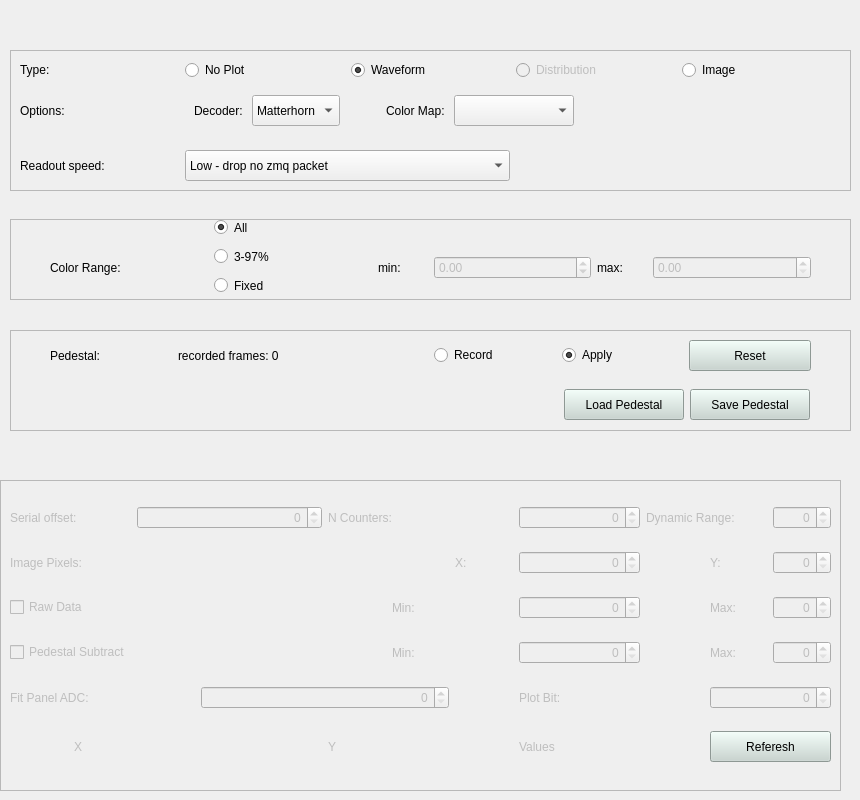
<?xml version="1.0" encoding="UTF-8"?>
<ui version="4.0">
 <class>Form</class>
 <widget class="QWidget" name="Form">
  <property name="geometry">
   <rect>
    <x>0</x>
    <y>0</y>
    <width>860</width>
    <height>800</height>
   </rect>
  </property>
  <property name="minimumSize">
   <size>
    <width>860</width>
    <height>800</height>
   </size>
  </property>
  <property name="windowTitle">
   <string>Form</string>
  </property>
  <widget class="QFrame" name="frame_12">
   <property name="geometry">
    <rect>
     <x>10</x>
     <y>50</y>
     <width>841</width>
     <height>141</height>
    </rect>
   </property>
   <property name="frameShape">
    <enum>QFrame::StyledPanel</enum>
   </property>
   <property name="frameShadow">
    <enum>QFrame::Raised</enum>
   </property>
   <layout class="QGridLayout" name="gridLayout_21">
    <item row="0" column="0">
     <widget class="QLabel" name="label_110">
      <property name="enabled">
       <bool>true</bool>
      </property>
      <property name="text">
       <string>Type:</string>
      </property>
     </widget>
    </item>
    <item row="0" column="3">
     <widget class="QRadioButton" name="radioButtonDistribution">
      <property name="enabled">
       <bool>false</bool>
      </property>
      <property name="text">
       <string>Distribution</string>
      </property>
      <attribute name="buttonGroup">
       <string notr="true">buttonGroup</string>
      </attribute>
     </widget>
    </item>
    <item row="2" column="0">
     <spacer name="verticalSpacer_3">
      <property name="orientation">
       <enum>Qt::Vertical</enum>
      </property>
      <property name="sizeHint" stdset="0">
       <size>
        <width>20</width>
        <height>40</height>
       </size>
      </property>
     </spacer>
    </item>
    <item row="1" column="1" colspan="4">
     <widget class="QStackedWidget" name="stackedWidgetPlotType">
      <property name="currentIndex">
       <number>2</number>
      </property>
      <widget class="QWidget" name="pageWaveform">
       <layout class="QGridLayout" name="gridLayout_23">
        <item row="0" column="2">
         <widget class="QLabel" name="labelDigitalWaveformOption">
          <property name="text">
           <string>Digital plot:</string>
          </property>
         </widget>
        </item>
        <item row="0" column="3">
         <widget class="QRadioButton" name="radioButtonOverlay">
          <property name="text">
           <string>Overlay</string>
          </property>
          <attribute name="buttonGroup">
           <string notr="true">buttonGroup_2</string>
          </attribute>
         </widget>
        </item>
        <item row="0" column="5">
         <spacer name="horizontalSpacer_8">
          <property name="orientation">
           <enum>Qt::Horizontal</enum>
          </property>
          <property name="sizeHint" stdset="0">
           <size>
            <width>40</width>
            <height>20</height>
           </size>
          </property>
         </spacer>
        </item>
        <item row="0" column="0">
         <widget class="QCheckBox" name="checkBoxShowLegend">
          <property name="text">
           <string>show legend</string>
          </property>
          <property name="checked">
           <bool>true</bool>
          </property>
         </widget>
        </item>
        <item row="0" column="4">
         <widget class="QRadioButton" name="radioButtonStripe">
          <property name="text">
           <string>Stripe</string>
          </property>
          <property name="checked">
           <bool>true</bool>
          </property>
          <attribute name="buttonGroup">
           <string notr="true">buttonGroup_2</string>
          </attribute>
         </widget>
        </item>
        <item row="0" column="1">
         <spacer name="horizontalSpacer_3">
          <property name="orientation">
           <enum>Qt::Horizontal</enum>
          </property>
          <property name="sizeHint" stdset="0">
           <size>
            <width>40</width>
            <height>20</height>
           </size>
          </property>
         </spacer>
        </item>
       </layout>
      </widget>
      <widget class="QWidget" name="pageDistribution"/>
      <widget class="QWidget" name="pageImage">
       <layout class="QGridLayout" name="gridLayout_22">
        <item row="0" column="1">
         <widget class="QComboBox" name="comboBoxPlot">
          <property name="enabled">
           <bool>true</bool>
          </property>
          <property name="minimumSize">
           <size>
            <width>0</width>
            <height>31</height>
           </size>
          </property>
          <property name="toolTip">
           <string>Image decoder</string>
          </property>
          <item>
           <property name="text">
            <string>Matterhorn</string>
           </property>
          </item>
          <item>
           <property name="text">
            <string>Moench04</string>
           </property>
          </item>
          <item>
           <property name="text">
            <string/>
           </property>
          </item>
         </widget>
        </item>
        <item row="0" column="5">
         <spacer name="horizontalSpacer_9">
          <property name="orientation">
           <enum>Qt::Horizontal</enum>
          </property>
          <property name="sizeHint" stdset="0">
           <size>
            <width>40</width>
            <height>20</height>
           </size>
          </property>
         </spacer>
        </item>
        <item row="0" column="4">
         <widget class="QComboBox" name="comboBoxColorMap">
          <property name="enabled">
           <bool>true</bool>
          </property>
          <property name="minimumSize">
           <size>
            <width>120</width>
            <height>31</height>
           </size>
          </property>
          <property name="toolTip">
           <string>Color map of the image</string>
          </property>
         </widget>
        </item>
        <item row="0" column="2">
         <spacer name="horizontalSpacer_18">
          <property name="orientation">
           <enum>Qt::Horizontal</enum>
          </property>
          <property name="sizeType">
           <enum>QSizePolicy::Fixed</enum>
          </property>
          <property name="sizeHint" stdset="0">
           <size>
            <width>40</width>
            <height>20</height>
           </size>
          </property>
         </spacer>
        </item>
        <item row="0" column="0">
         <widget class="QLabel" name="label_9">
          <property name="text">
           <string>Decoder: </string>
          </property>
         </widget>
        </item>
        <item row="0" column="3">
         <widget class="QLabel" name="label_10">
          <property name="text">
           <string>Color Map: </string>
          </property>
         </widget>
        </item>
       </layout>
      </widget>
     </widget>
    </item>
    <item row="1" column="0">
     <widget class="QLabel" name="labelPlotOptions">
      <property name="text">
       <string>Options:</string>
      </property>
     </widget>
    </item>
    <item row="0" column="1">
     <widget class="QRadioButton" name="radioButtonNoPlot">
      <property name="enabled">
       <bool>true</bool>
      </property>
      <property name="text">
       <string>No Plot</string>
      </property>
      <property name="checked">
       <bool>false</bool>
      </property>
      <attribute name="buttonGroup">
       <string notr="true">buttonGroup</string>
      </attribute>
     </widget>
    </item>
    <item row="3" column="1" colspan="2">
     <widget class="QComboBox" name="comboBoxZMQHWM">
      <property name="enabled">
       <bool>true</bool>
      </property>
      <property name="minimumSize">
       <size>
        <width>0</width>
        <height>31</height>
       </size>
      </property>
      <property name="toolTip">
       <string>&lt;html&gt;&lt;head/&gt;&lt;body&gt;&lt;p&gt;If set to high readout, zmq HWM is set to 2 and buffer size to 1MB to drop zmq packets to catch up.&lt;/p&gt;&lt;p&gt;If set to low readout (default), zmq HWM is set to zmq default (1000) and buffer size to os default to not drop any zmq packets.&lt;/p&gt;&lt;/body&gt;&lt;/html&gt;</string>
      </property>
      <item>
       <property name="text">
        <string>Low - drop no zmq packet</string>
       </property>
      </item>
      <item>
       <property name="text">
        <string>High - drop zmq packets to catch up</string>
       </property>
      </item>
     </widget>
    </item>
    <item row="3" column="0">
     <widget class="QLabel" name="labelZMQHWM">
      <property name="toolTip">
       <string>&lt;html&gt;&lt;head/&gt;&lt;body&gt;&lt;p&gt;If set to high readout, zmq HWM is set to 2 and buffer size to 1MB to drop zmq packets to catch up.&lt;/p&gt;&lt;p&gt;If set to low readout (default), zmq HWM is set to zmq default (1000) and buffer size to os default to not drop any zmq packets.&lt;/p&gt;&lt;/body&gt;&lt;/html&gt;</string>
      </property>
      <property name="text">
       <string>Readout speed:</string>
      </property>
     </widget>
    </item>
    <item row="0" column="4">
     <widget class="QRadioButton" name="radioButtonImage">
      <property name="enabled">
       <bool>true</bool>
      </property>
      <property name="text">
       <string>Image</string>
      </property>
      <attribute name="buttonGroup">
       <string notr="true">buttonGroup</string>
      </attribute>
     </widget>
    </item>
    <item row="0" column="2">
     <widget class="QRadioButton" name="radioButtonWaveform">
      <property name="enabled">
       <bool>true</bool>
      </property>
      <property name="text">
       <string>Waveform</string>
      </property>
      <property name="checked">
       <bool>true</bool>
      </property>
      <attribute name="buttonGroup">
       <string notr="true">buttonGroup</string>
      </attribute>
     </widget>
    </item>
   </layout>
  </widget>
  <widget class="QFrame" name="frame_10">
   <property name="geometry">
    <rect>
     <x>0</x>
     <y>480</y>
     <width>841</width>
     <height>311</height>
    </rect>
   </property>
   <property name="frameShape">
    <enum>QFrame::StyledPanel</enum>
   </property>
   <property name="frameShadow">
    <enum>QFrame::Sunken</enum>
   </property>
   <layout class="QGridLayout" name="gridLayout_16">
    <item row="5" column="0" colspan="2">
     <widget class="QLabel" name="label_122">
      <property name="enabled">
       <bool>false</bool>
      </property>
      <property name="text">
       <string>Fit Panel ADC:</string>
      </property>
     </widget>
    </item>
    <item row="4" column="11">
     <widget class="QLabel" name="label_120">
      <property name="enabled">
       <bool>false</bool>
      </property>
      <property name="text">
       <string>Max:</string>
      </property>
     </widget>
    </item>
    <item row="6" column="8" colspan="2">
     <widget class="QLabel" name="labelValues">
      <property name="enabled">
       <bool>false</bool>
      </property>
      <property name="text">
       <string>Values</string>
      </property>
     </widget>
    </item>
    <item row="0" column="10" colspan="2">
     <widget class="QLabel" name="label_113">
      <property name="enabled">
       <bool>false</bool>
      </property>
      <property name="text">
       <string>Dynamic Range:</string>
      </property>
     </widget>
    </item>
    <item row="1" column="11">
     <widget class="QLabel" name="label_116">
      <property name="enabled">
       <bool>false</bool>
      </property>
      <property name="text">
       <string>Y:</string>
      </property>
     </widget>
    </item>
    <item row="4" column="12">
     <widget class="QSpinBox" name="spinBoxPedestalMax">
      <property name="enabled">
       <bool>false</bool>
      </property>
      <property name="alignment">
       <set>Qt::AlignRight|Qt::AlignTrailing|Qt::AlignVCenter</set>
      </property>
     </widget>
    </item>
    <item row="1" column="8" colspan="2">
     <widget class="QSpinBox" name="spinBoxImageX">
      <property name="enabled">
       <bool>false</bool>
      </property>
      <property name="alignment">
       <set>Qt::AlignRight|Qt::AlignTrailing|Qt::AlignVCenter</set>
      </property>
     </widget>
    </item>
    <item row="3" column="6" colspan="2">
     <widget class="QLabel" name="label_118">
      <property name="enabled">
       <bool>false</bool>
      </property>
      <property name="text">
       <string>Min:</string>
      </property>
     </widget>
    </item>
    <item row="1" column="7">
     <widget class="QLabel" name="label_115">
      <property name="enabled">
       <bool>false</bool>
      </property>
      <property name="text">
       <string>X:</string>
      </property>
     </widget>
    </item>
    <item row="3" column="8" colspan="2">
     <widget class="QSpinBox" name="spinBoxRawMin">
      <property name="enabled">
       <bool>false</bool>
      </property>
      <property name="alignment">
       <set>Qt::AlignRight|Qt::AlignTrailing|Qt::AlignVCenter</set>
      </property>
     </widget>
    </item>
    <item row="0" column="8" colspan="2">
     <widget class="QSpinBox" name="spinBoxNCount">
      <property name="enabled">
       <bool>false</bool>
      </property>
      <property name="alignment">
       <set>Qt::AlignRight|Qt::AlignTrailing|Qt::AlignVCenter</set>
      </property>
     </widget>
    </item>
    <item row="3" column="12">
     <widget class="QSpinBox" name="spinBoxRawMax">
      <property name="enabled">
       <bool>false</bool>
      </property>
      <property name="alignment">
       <set>Qt::AlignRight|Qt::AlignTrailing|Qt::AlignVCenter</set>
      </property>
     </widget>
    </item>
    <item row="5" column="3" colspan="4">
     <widget class="QSpinBox" name="spinBoxFit">
      <property name="enabled">
       <bool>false</bool>
      </property>
      <property name="alignment">
       <set>Qt::AlignRight|Qt::AlignTrailing|Qt::AlignVCenter</set>
      </property>
     </widget>
    </item>
    <item row="1" column="0" colspan="2">
     <widget class="QLabel" name="label_114">
      <property name="enabled">
       <bool>false</bool>
      </property>
      <property name="text">
       <string>Image Pixels:</string>
      </property>
     </widget>
    </item>
    <item row="0" column="2" colspan="3">
     <widget class="QSpinBox" name="spinBoxSerialOffset">
      <property name="enabled">
       <bool>false</bool>
      </property>
      <property name="alignment">
       <set>Qt::AlignRight|Qt::AlignTrailing|Qt::AlignVCenter</set>
      </property>
     </widget>
    </item>
    <item row="4" column="8" colspan="2">
     <widget class="QSpinBox" name="spinBoxPedestalMin">
      <property name="enabled">
       <bool>false</bool>
      </property>
      <property name="alignment">
       <set>Qt::AlignRight|Qt::AlignTrailing|Qt::AlignVCenter</set>
      </property>
     </widget>
    </item>
    <item row="6" column="5">
     <widget class="QLabel" name="labelY">
      <property name="enabled">
       <bool>false</bool>
      </property>
      <property name="text">
       <string>Y</string>
      </property>
     </widget>
    </item>
    <item row="4" column="6" colspan="2">
     <widget class="QLabel" name="label_119">
      <property name="enabled">
       <bool>false</bool>
      </property>
      <property name="text">
       <string>Min:</string>
      </property>
     </widget>
    </item>
    <item row="6" column="1">
     <widget class="QLabel" name="labelX">
      <property name="enabled">
       <bool>false</bool>
      </property>
      <property name="text">
       <string>X</string>
      </property>
     </widget>
    </item>
    <item row="3" column="11">
     <widget class="QLabel" name="label_121">
      <property name="enabled">
       <bool>false</bool>
      </property>
      <property name="text">
       <string>Max:</string>
      </property>
     </widget>
    </item>
    <item row="0" column="0" colspan="2">
     <widget class="QLabel" name="label_111">
      <property name="enabled">
       <bool>false</bool>
      </property>
      <property name="text">
       <string>Serial offset:</string>
      </property>
     </widget>
    </item>
    <item row="1" column="12">
     <widget class="QSpinBox" name="spinBoxImageY">
      <property name="enabled">
       <bool>false</bool>
      </property>
      <property name="alignment">
       <set>Qt::AlignRight|Qt::AlignTrailing|Qt::AlignVCenter</set>
      </property>
     </widget>
    </item>
    <item row="5" column="8" colspan="3">
     <widget class="QLabel" name="label_123">
      <property name="enabled">
       <bool>false</bool>
      </property>
      <property name="text">
       <string>Plot Bit:</string>
      </property>
     </widget>
    </item>
    <item row="3" column="0" colspan="2">
     <widget class="QCheckBox" name="checkBoxRaw">
      <property name="enabled">
       <bool>false</bool>
      </property>
      <property name="text">
       <string>Raw Data</string>
      </property>
     </widget>
    </item>
    <item row="6" column="11" colspan="2">
     <widget class="QPushButton" name="pushButtonReferesh">
      <property name="minimumSize">
       <size>
        <width>0</width>
        <height>31</height>
       </size>
      </property>
      <property name="styleSheet">
       <string notr="true">background-color: rgb(199, 213, 207);</string>
      </property>
      <property name="text">
       <string>Referesh</string>
      </property>
     </widget>
    </item>
    <item row="4" column="0" colspan="4">
     <widget class="QCheckBox" name="checkBoxPedestal">
      <property name="enabled">
       <bool>false</bool>
      </property>
      <property name="text">
       <string>Pedestal Subtract</string>
      </property>
     </widget>
    </item>
    <item row="0" column="12">
     <widget class="QSpinBox" name="spinBoxDynamicRange">
      <property name="enabled">
       <bool>false</bool>
      </property>
      <property name="alignment">
       <set>Qt::AlignRight|Qt::AlignTrailing|Qt::AlignVCenter</set>
      </property>
     </widget>
    </item>
    <item row="5" column="11" colspan="2">
     <widget class="QSpinBox" name="spinBoxPlot">
      <property name="enabled">
       <bool>false</bool>
      </property>
      <property name="alignment">
       <set>Qt::AlignRight|Qt::AlignTrailing|Qt::AlignVCenter</set>
      </property>
     </widget>
    </item>
    <item row="0" column="5" colspan="3">
     <widget class="QLabel" name="label_112">
      <property name="enabled">
       <bool>false</bool>
      </property>
      <property name="text">
       <string>N Counters:</string>
      </property>
     </widget>
    </item>
   </layout>
  </widget>
  <widget class="QFrame" name="frame">
   <property name="geometry">
    <rect>
     <x>10</x>
     <y>219</y>
     <width>841</width>
     <height>81</height>
    </rect>
   </property>
   <property name="frameShape">
    <enum>QFrame::StyledPanel</enum>
   </property>
   <property name="frameShadow">
    <enum>QFrame::Raised</enum>
   </property>
   <widget class="QWidget" name="horizontalLayoutWidget">
    <property name="geometry">
     <rect>
      <x>0</x>
      <y>-7</y>
      <width>841</width>
      <height>111</height>
     </rect>
    </property>
    <layout class="QHBoxLayout" name="horizontalLayout">
     <item>
      <spacer name="horizontalSpacer">
       <property name="orientation">
        <enum>Qt::Horizontal</enum>
       </property>
       <property name="sizeType">
        <enum>QSizePolicy::Fixed</enum>
       </property>
       <property name="sizeHint" stdset="0">
        <size>
         <width>40</width>
         <height>20</height>
        </size>
       </property>
      </spacer>
     </item>
     <item>
      <widget class="QLabel" name="label">
       <property name="text">
        <string>Color Range:</string>
       </property>
      </widget>
     </item>
     <item>
      <widget class="QWidget" name="widget" native="true">
       <widget class="QWidget" name="layoutWidget">
        <property name="geometry">
         <rect>
          <x>0</x>
          <y>0</y>
          <width>121</width>
          <height>91</height>
         </rect>
        </property>
        <layout class="QVBoxLayout" name="verticalLayout">
         <item>
          <widget class="QRadioButton" name="radioButtonAutomatic">
           <property name="maximumSize">
            <size>
             <width>16777215</width>
             <height>15</height>
            </size>
           </property>
           <property name="text">
            <string>All</string>
           </property>
           <property name="checked">
            <bool>true</bool>
           </property>
           <attribute name="buttonGroup">
            <string notr="true">buttonGroup_4</string>
           </attribute>
          </widget>
         </item>
         <item>
          <widget class="QRadioButton" name="radioButtonCenter">
           <property name="enabled">
            <bool>true</bool>
           </property>
           <property name="maximumSize">
            <size>
             <width>16777215</width>
             <height>15</height>
            </size>
           </property>
           <property name="text">
            <string>3-97%</string>
           </property>
           <attribute name="buttonGroup">
            <string notr="true">buttonGroup_4</string>
           </attribute>
          </widget>
         </item>
         <item>
          <widget class="QRadioButton" name="radioButtonFixed">
           <property name="maximumSize">
            <size>
             <width>16777215</width>
             <height>15</height>
            </size>
           </property>
           <property name="text">
            <string>Fixed</string>
           </property>
           <attribute name="buttonGroup">
            <string notr="true">buttonGroup_4</string>
           </attribute>
          </widget>
         </item>
        </layout>
       </widget>
      </widget>
     </item>
     <item>
      <widget class="QLabel" name="label_3">
       <property name="maximumSize">
        <size>
         <width>50</width>
         <height>16777215</height>
        </size>
       </property>
       <property name="text">
        <string>min:</string>
       </property>
      </widget>
     </item>
     <item>
      <widget class="QDoubleSpinBox" name="cminSpinBox">
       <property name="enabled">
        <bool>false</bool>
       </property>
       <property name="minimum">
        <double>-1000.000000000000000</double>
       </property>
       <property name="maximum">
        <double>100000.000000000000000</double>
       </property>
      </widget>
     </item>
     <item>
      <widget class="QLabel" name="label_2">
       <property name="maximumSize">
        <size>
         <width>50</width>
         <height>16777215</height>
        </size>
       </property>
       <property name="text">
        <string>max:</string>
       </property>
      </widget>
     </item>
     <item>
      <widget class="QDoubleSpinBox" name="cmaxSpinBox">
       <property name="enabled">
        <bool>false</bool>
       </property>
       <property name="maximum">
        <double>100000.000000000000000</double>
       </property>
      </widget>
     </item>
     <item>
      <spacer name="horizontalSpacer_2">
       <property name="orientation">
        <enum>Qt::Horizontal</enum>
       </property>
       <property name="sizeType">
        <enum>QSizePolicy::Fixed</enum>
       </property>
       <property name="sizeHint" stdset="0">
        <size>
         <width>40</width>
         <height>20</height>
        </size>
       </property>
      </spacer>
     </item>
    </layout>
   </widget>
  </widget>
  <widget class="QFrame" name="frame_2">
   <property name="geometry">
    <rect>
     <x>10</x>
     <y>330</y>
     <width>841</width>
     <height>101</height>
    </rect>
   </property>
   <property name="frameShape">
    <enum>QFrame::StyledPanel</enum>
   </property>
   <property name="frameShadow">
    <enum>QFrame::Raised</enum>
   </property>
   <widget class="QWidget" name="horizontalLayoutWidget_2">
    <property name="geometry">
     <rect>
      <x>0</x>
      <y>0</y>
      <width>841</width>
      <height>51</height>
     </rect>
    </property>
    <layout class="QHBoxLayout" name="horizontalLayout_3">
     <item>
      <spacer name="horizontalSpacer_4">
       <property name="orientation">
        <enum>Qt::Horizontal</enum>
       </property>
       <property name="sizeType">
        <enum>QSizePolicy::Fixed</enum>
       </property>
       <property name="sizeHint" stdset="0">
        <size>
         <width>40</width>
         <height>20</height>
        </size>
       </property>
      </spacer>
     </item>
     <item>
      <widget class="QLabel" name="label_117">
       <property name="enabled">
        <bool>true</bool>
       </property>
       <property name="text">
        <string>Pedestal:</string>
       </property>
      </widget>
     </item>
     <item>
      <widget class="QLabel" name="labelPedestalFrames">
       <property name="minimumSize">
        <size>
         <width>250</width>
         <height>0</height>
        </size>
       </property>
       <property name="text">
        <string>recorded frames: 0</string>
       </property>
      </widget>
     </item>
     <item>
      <widget class="QRadioButton" name="radioButtonPedestalRecord">
       <property name="enabled">
        <bool>true</bool>
       </property>
       <property name="text">
        <string>Record</string>
       </property>
       <property name="checkable">
        <bool>true</bool>
       </property>
       <property name="checked">
        <bool>false</bool>
       </property>
       <attribute name="buttonGroup">
        <string notr="true">buttonGroup_3</string>
       </attribute>
      </widget>
     </item>
     <item>
      <widget class="QRadioButton" name="radioButtonPedestalApply">
       <property name="enabled">
        <bool>true</bool>
       </property>
       <property name="text">
        <string>Apply </string>
       </property>
       <property name="checked">
        <bool>true</bool>
       </property>
       <attribute name="buttonGroup">
        <string notr="true">buttonGroup_3</string>
       </attribute>
      </widget>
     </item>
     <item>
      <widget class="QPushButton" name="pushButtonPedestalReset">
       <property name="enabled">
        <bool>true</bool>
       </property>
       <property name="minimumSize">
        <size>
         <width>0</width>
         <height>31</height>
        </size>
       </property>
       <property name="styleSheet">
        <string notr="true">background-color: rgb(199, 213, 207);</string>
       </property>
       <property name="text">
        <string>Reset</string>
       </property>
      </widget>
     </item>
     <item>
      <spacer name="horizontalSpacer_5">
       <property name="orientation">
        <enum>Qt::Horizontal</enum>
       </property>
       <property name="sizeType">
        <enum>QSizePolicy::Fixed</enum>
       </property>
       <property name="sizeHint" stdset="0">
        <size>
         <width>40</width>
         <height>20</height>
        </size>
       </property>
      </spacer>
     </item>
    </layout>
   </widget>
   <widget class="QWidget" name="horizontalLayoutWidget_3">
    <property name="geometry">
     <rect>
      <x>-1</x>
      <y>49</y>
      <width>841</width>
      <height>51</height>
     </rect>
    </property>
    <layout class="QHBoxLayout" name="horizontalLayout_2">
     <item>
      <spacer name="horizontalSpacer_7">
       <property name="orientation">
        <enum>Qt::Horizontal</enum>
       </property>
       <property name="sizeHint" stdset="0">
        <size>
         <width>40</width>
         <height>20</height>
        </size>
       </property>
      </spacer>
     </item>
     <item>
      <widget class="QPushButton" name="pushButtonLoadPedestal">
       <property name="minimumSize">
        <size>
         <width>120</width>
         <height>31</height>
        </size>
       </property>
       <property name="styleSheet">
        <string notr="true">background-color: rgb(199, 213, 207);</string>
       </property>
       <property name="text">
        <string>Load Pedestal</string>
       </property>
      </widget>
     </item>
     <item>
      <widget class="QPushButton" name="pushButtonSavePedestal">
       <property name="minimumSize">
        <size>
         <width>120</width>
         <height>31</height>
        </size>
       </property>
       <property name="styleSheet">
        <string notr="true">background-color: rgb(199, 213, 207);</string>
       </property>
       <property name="text">
        <string>Save Pedestal</string>
       </property>
      </widget>
     </item>
     <item>
      <spacer name="horizontalSpacer_10">
       <property name="orientation">
        <enum>Qt::Horizontal</enum>
       </property>
       <property name="sizeType">
        <enum>QSizePolicy::Preferred</enum>
       </property>
       <property name="sizeHint" stdset="0">
        <size>
         <width>40</width>
         <height>20</height>
        </size>
       </property>
      </spacer>
     </item>
    </layout>
   </widget>
  </widget>
 </widget>
 <resources/>
 <connections/>
 <buttongroups>
  <buttongroup name="buttonGroup_2"/>
  <buttongroup name="buttonGroup_4"/>
  <buttongroup name="buttonGroup"/>
  <buttongroup name="buttonGroup_3"/>
 </buttongroups>
</ui>
